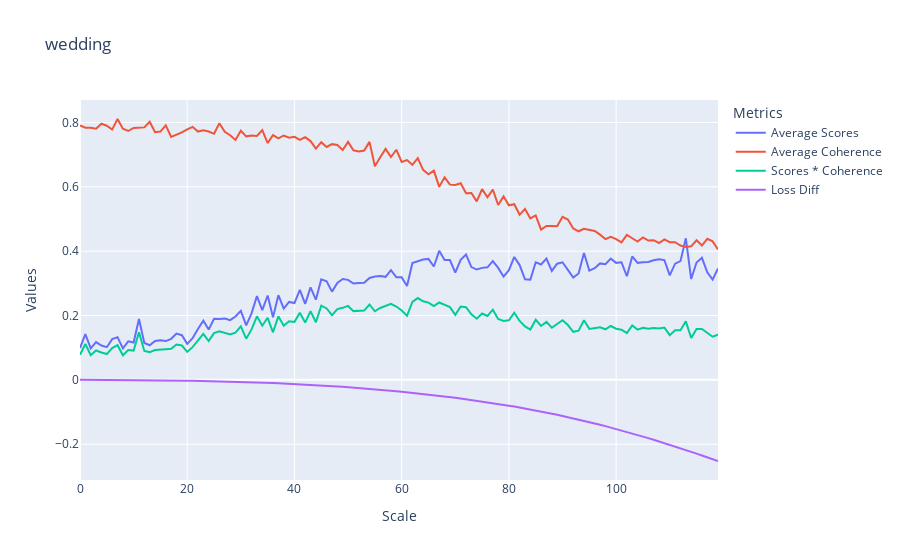

Notebook source saved alongside this figure:
### Code cell
df = pd.DataFrame({
    'Scale': scales,
    'Average Scores': avg_scores,
    'Average Coherence': avg_coherence,
    'Scores * Coherence': [a * b for a, b in zip(avg_scores, avg_coherence)],
    # 'Melbo': melbos,
    'Loss Diff': loss_diffs,
})

# Create the line plot with multiple traces
fig = px.line(df, x='Scale', y=['Average Scores', 'Average Coherence', 'Scores * Coherence',
                                # 'Melbo',
                                'Loss Diff'],
              title=name)

# Customize the layout if needed
fig.update_layout(
    xaxis_title="Scale",
    yaxis_title="Values",
    legend_title="Metrics"
)

# Show the plot
fig.show()
